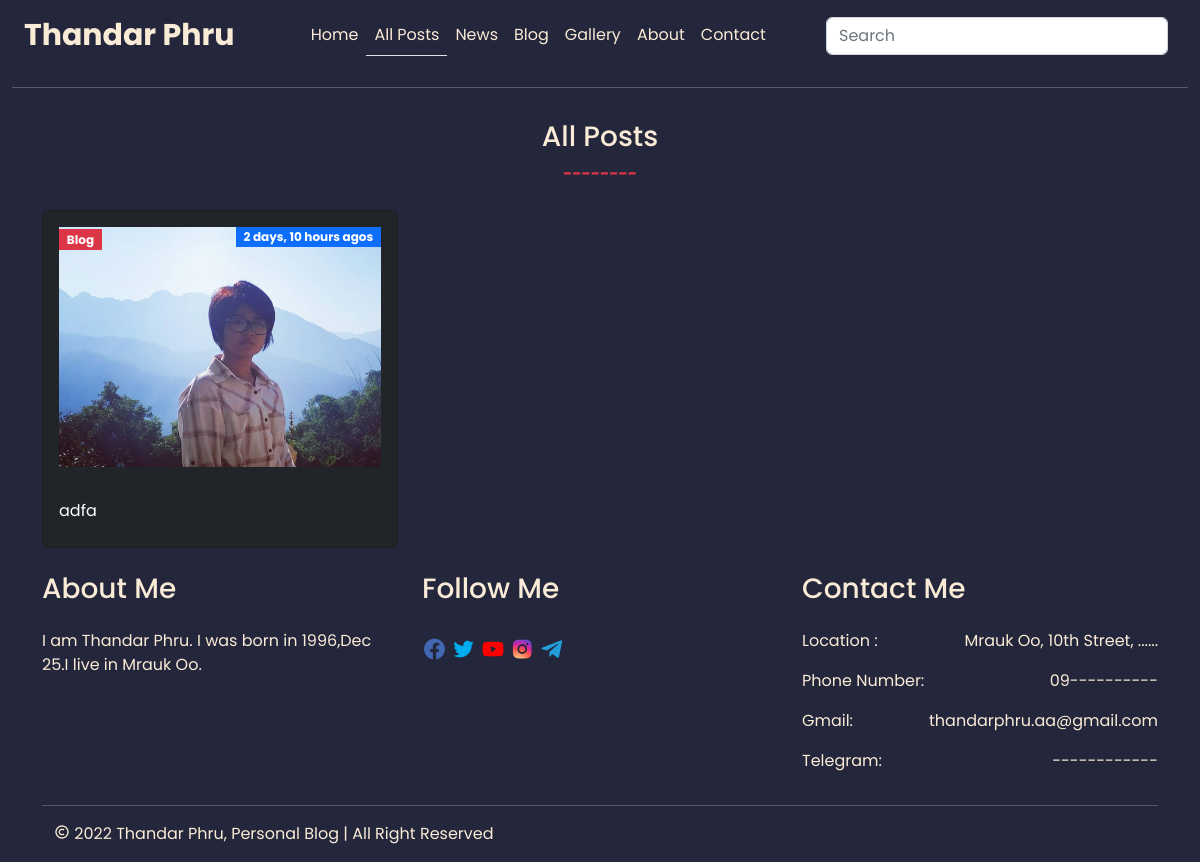
/posts/all/, run on an earlier commit of the app's database.
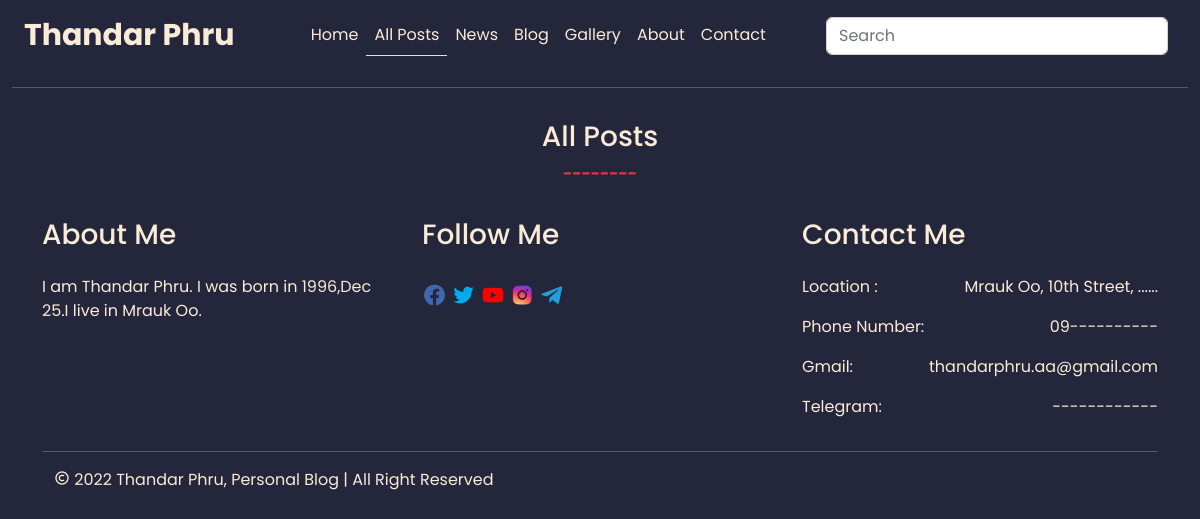
And on a later commit of the database.
### base/models.py (models this page shows, shortened)
class Category(models.Model):
    name = models.CharField(max_length=100)
    slug = models.SlugField(
            default='',
            editable=False,
        )
    created = models.DateTimeField(auto_now_add=True)
    updated = models.DateTimeField(auto_now=True)
    def __str__(self):
        return self.name

class Post(models.Model):
    title = models.CharField(max_length=255)
    category = models.ForeignKey(Category, on_delete=models.CASCADE)
    slug = models.SlugField(
            default='',
            editable=False,
        )
    author = models.ForeignKey(User, on_delete=models.CASCADE ,default='Thandar Phru')
    content = models.TextField(null=True)
    short_content = models.TextField(null=True,blank=True)
    feature = models.ImageField(upload_to = 'static/postimages', blank= True,null=True,default='static/postimages/contactme.JPEG')
    tags = models.ManyToManyField(Tag)
    created = models.DateTimeField(auto_now_add=True)
    updated = models.DateTimeField(auto_now=True)
    is_feature = models.BooleanField(default=True)
    class Meta:
        ordering = ('-created',)

### base/views.py (the view)
# urls.py: path('posts/all/',views.posts, name='posts'),
def posts(request):
    categories = Category.objects.all()
    posts = Post.objects.all()
    context = {'posts':posts,'categories':categories}
    if 'q' in request.GET:
        q = request.GET['q']
        search = Q(Q(title__icontains = q) | Q(content__icontains = q))
        results = Post.objects.filter(search)
        context ={'results':results,'q':q,'categories':categories}
        return render(request, 'base/searchresult.html', context)
    return render(request,'base/post.html',context)

### base/templates/base/post.html (shortened to what this page needs)
{% extends 'main.html' %} {% load static %}
{% block content %}
<div class="container">
    <div class="row">
      <div class="text-center py-3">
        <h3>All Posts</h3>
        <span class="text-danger fw-bold">--------</span>
      </div>
      {% for post in posts %}
      <div class="col-lg-4 py-2">
        <div class="card bg-dark">
          <div class="p-3">
            <div
              class="blog-picture-background"
              style="
                background-image: url('{{post.feature.url}}');
                height: 240px;
                background-repeat: no-repeat;
                background-size: cover;
                background-position: center;
              "
            >
              <p>
                <span class="badge bg-danger text-center rounded-0"
                  >{{post.category}}</span
                >
                <span class="badge bg-primary text-center float-end rounded-0"
                  >{{post.created|timesince}} agos</span
                >
              </p>
            </div>
          </div>
          <div class="card-body">
            <div class="card-title text-dark">
              <a href="{% url 'detail' post.slug %} " class="text-white"> {{post.title | truncatechars:40}} </a>
            </div>
          </div>
        </div>
      </div>
      {% endfor %}
    </div>
  </div>
{% endblock content %}

### templates/navbar.html (shortened to what this page needs)
{% load static %}
<nav class="navbar navbar-expand-lg">
  <div class="container-fluid">
    <a class="navbar-brand logo" href="{% url 'home' %}">Thandar Phru</a>
    <div class="collapse navbar-collapse" id="navbarSupportedContent">
      <ul class="navbar-nav mx-auto mb-2 mb-lg-0">
        {% url 'home' as url %}
        <li class="nav-item">
          <a class="nav-link {% if request.path == url %}border-bottom{% endif %}" aria-current="page" href="{% url 'home' %}">Home</a>
        </li>
        {% url 'posts' as url %}
        <li class="nav-item">
          <a class="nav-link {% if request.path == url %}border-bottom{% endif %}" href='{% url 'posts' %}'>All Posts</a>
        </li>
        {% for category in categories %}
        {% url 'category' category.slug as url %}
        <li class="nav-item">
            <a class="nav-link {% if request.path == url %}border-bottom{% endif %}" href="{% url 'category' category.slug %}">{{category.name}}</a>
          </li>{% endfor %}
          {% url 'gallery' as url %}
        <li class="nav-item">
          <a class="nav-link {% if request.path == url %}border-bottom{% endif %}" href='{% url 'gallery' %}'>Gallery</a>
        </li>
        <li class="nav-item">
          <a class="nav-link" href='{% url 'home' %}#aboutme'>About</a>
        </li>
        <li class="nav-item">
          <a class="nav-link" href='{% url 'home' %}#contactme'>Contact</a>
        </li>
      </ul>
      <form class="d-flex" role="search">
        <input
          class="form-control me-2"
          type="search"
          name = "q"
          placeholder="Search"
          aria-label="Search"
        />
      </form>
    </div>
  </div>
</nav>
<hr />

What changed in the data, as far as the page shows it:
removed Post: feature (picture), category "Blog", created "2 days, 10 hours", title "adfa"
